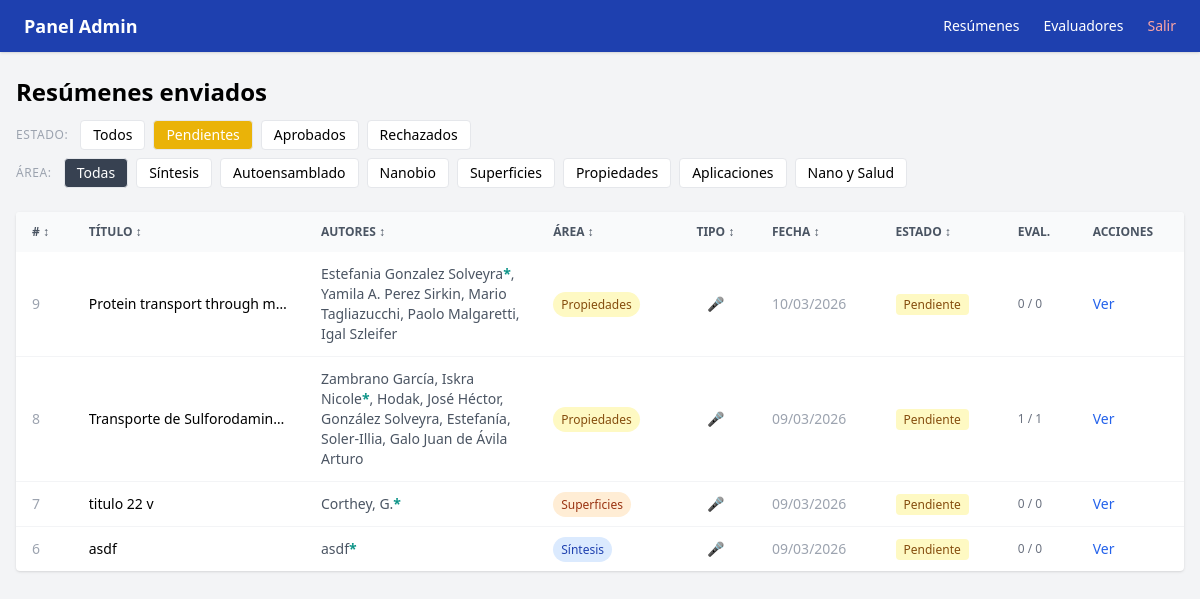
Screenshot of /admin?estado=pendiente&area=todas (signed in) with the database file from the repository.
### app/models.py (models this page shows)
class Abstract(Base):
    __tablename__ = "abstracts"
    id = Column(Integer, primary_key=True, index=True)
    titulo = Column(String, nullable=False)
    autor = Column(String, nullable=False)
    afiliacion = Column(String, nullable=False)
    email_autor = Column(String, nullable=False)
    contenido_html = Column(Text, nullable=False)
    presentacion_oral = Column(Integer, default=0)  # 1 = sí
    estado = Column(Enum(EstadoEnum), default=EstadoEnum.pendiente)
    fecha_envio = Column(DateTime, default=datetime.utcnow)
    reviews = relationship("Review", back_populates="abstract")
    asignaciones = relationship("Asignacion", back_populates="abstract")
    autores = relationship("Autor", back_populates="abstract", order_by="Autor.orden")
    afiliaciones = relationship("Afiliacion", back_populates="abstract", order_by="Afiliacion.orden")
    area_tematica = Column(String, nullable=True)
    referencias_html = Column(Text, nullable=True)

class Autor(Base):
    __tablename__ = "autores"
    id = Column(Integer, primary_key=True, index=True)
    abstract_id = Column(Integer, ForeignKey("abstracts.id"), nullable=False)
    nombre = Column(String, nullable=False)
    orden = Column(Integer, nullable=False)
    es_presentador = Column(Integer, default=0)  # 1 = sí
    afiliaciones_ids = Column(String, nullable=True)  # ej: "1,2"
    abstract = relationship("Abstract", back_populates="autores")

### app/main.py (the view)
@app.get("/admin", response_class=HTMLResponse)
@app.get("/admin", response_class=HTMLResponse)
def admin_abstracts(
    request: Request,
    estado: str = "todos",
    area: str = "todas",
    current_user: models.User = Depends(require_admin),
    db: Session = Depends(get_db)
):
    query = db.query(models.Abstract)
    if estado != "todos":
        query = query.filter(models.Abstract.estado == estado)
    if area != "todas":
        query = query.filter(models.Abstract.area_tematica == area)
    abstracts = query.order_by(models.Abstract.fecha_envio.desc()).all()
    return templates.TemplateResponse("admin/abstracts.html", {
        "request": request,
        "abstracts": abstracts,
        "estado_filtro": estado,
        "area_filtro": area,
        "current_user": current_user
    })

### app/templates/admin/abstracts.html (shortened to what this page needs)
{% extends "admin/base.html" %}
{% block content %}
<div class="mb-6">
    <div class="flex items-center justify-between mb-3">
        <h1 class="text-2xl font-bold">Resúmenes enviados</h1>
    </div>
    <div class="flex flex-wrap gap-2 text-sm mb-2">
        <span class="text-gray-400 text-xs self-center uppercase tracking-wider mr-1">Estado:</span>
        <a href="?estado=todos&area={{ area_filtro }}" class="px-3 py-1 rounded border {% if estado_filtro == 'todos' %}bg-blue-600 text-white{% else %}bg-white{% endif %}">Todos</a>
        <a href="?estado=pendiente&area={{ area_filtro }}" class="px-3 py-1 rounded border {% if estado_filtro == 'pendiente' %}bg-yellow-500 text-white{% else %}bg-white{% endif %}">Pendientes</a>
        <a href="?estado=aprobado&area={{ area_filtro }}" class="px-3 py-1 rounded border {% if estado_filtro == 'aprobado' %}bg-green-600 text-white{% else %}bg-white{% endif %}">Aprobados</a>
        <a href="?estado=rechazado&area={{ area_filtro }}" class="px-3 py-1 rounded border {% if estado_filtro == 'rechazado' %}bg-red-600 text-white{% else %}bg-white{% endif %}">Rechazados</a>
    </div>
    <div class="flex flex-wrap gap-2 text-sm">
        <span class="text-gray-400 text-xs self-center uppercase tracking-wider mr-1">Área:</span>
        <a href="?estado={{ estado_filtro }}&area=todas" class="px-3 py-1 rounded border {% if area_filtro == 'todas' %}bg-gray-700 text-white{% else %}bg-white{% endif %}">Todas</a>
        <a href="?estado={{ estado_filtro }}&area=1" class="px-3 py-1 rounded border {% if area_filtro == '1' %}bg-blue-500 text-white{% else %}bg-white{% endif %}">Síntesis</a>
        <a href="?estado={{ estado_filtro }}&area=2" class="px-3 py-1 rounded border {% if area_filtro == '2' %}bg-purple-500 text-white{% else %}bg-white{% endif %}">Autoensamblado</a>
        <a href="?estado={{ estado_filtro }}&area=3" class="px-3 py-1 rounded border {% if area_filtro == '3' %}bg-green-500 text-white{% else %}bg-white{% endif %}">Nanobio</a>
        <a href="?estado={{ estado_filtro }}&area=4" class="px-3 py-1 rounded border {% if area_filtro == '4' %}bg-orange-500 text-white{% else %}bg-white{% endif %}">Superficies</a>
        <a href="?estado={{ estado_filtro }}&area=5" class="px-3 py-1 rounded border {% if area_filtro == '5' %}bg-yellow-500 text-white{% else %}bg-white{% endif %}">Propiedades</a>
        <a href="?estado={{ estado_filtro }}&area=6" class="px-3 py-1 rounded border {% if area_filtro == '6' %}bg-teal-500 text-white{% else %}bg-white{% endif %}">Aplicaciones</a>
        <a href="?estado={{ estado_filtro }}&area=7" class="px-3 py-1 rounded border {% if area_filtro == '7' %}bg-red-500 text-white{% else %}bg-white{% endif %}">Nano y Salud</a>
    </div>
</div>
{% if abstracts %}
<div class="bg-white rounded shadow overflow-x-auto">
    <table class="text-sm" id="tabla-abstracts" style="min-width: 800px; width: 100%;">
        <thead class="bg-gray-50 text-gray-600 uppercase text-xs">
            <tr>
                <th class="px-4 py-3 text-left cursor-pointer hover:bg-gray-100 select-none" onclick="sortTable(0)"># <span class="sort-icon">↕</span></th>
                <th class="px-4 py-3 text-left cursor-pointer hover:bg-gray-100 select-none" onclick="sortTable(1)">Título <span class="sort-icon">↕</span></th>
                <th class="px-4 py-3 text-left cursor-pointer hover:bg-gray-100 select-none" onclick="sortTable(2)">Autores <span class="sort-icon">↕</span></th>
                <th class="px-4 py-3 text-left cursor-pointer hover:bg-gray-100 select-none" onclick="sortTable(3)">Área <span class="sort-icon">↕</span></th>
                <th class="px-4 py-3 text-center cursor-pointer hover:bg-gray-100 select-none" onclick="sortTable(4)">Tipo <span class="sort-icon">↕</span></th>
                <th class="px-4 py-3 text-left cursor-pointer hover:bg-gray-100 select-none" onclick="sortTable(5)">Fecha <span class="sort-icon">↕</span></th>
                <th class="px-4 py-3 text-left cursor-pointer hover:bg-gray-100 select-none" onclick="sortTable(6)">Estado <span class="sort-icon">↕</span></th>
                <th class="px-4 py-3 text-left">Eval.</th>
                <th class="px-4 py-3 text-left">Acciones</th>
            </tr>
        </thead>
        <tbody class="divide-y divide-gray-100">
            {% for a in abstracts %}
            {% set area_info = {
                '1': ('Síntesis', 'bg-blue-100 text-blue-800'),
                '2': ('Autoensamblado', 'bg-purple-100 text-purple-800'),
                '3': ('Nanobio', 'bg-green-100 text-green-800'),
                '4': ('Superficies', 'bg-orange-100 text-orange-800'),
                '5': ('Propiedades', 'bg-yellow-100 text-yellow-800'),
                '6': ('Aplicaciones', 'bg-teal-100 text-teal-800'),
                '7': ('Nano y Salud', 'bg-red-100 text-red-800'),
            } %}
            {% set info = area_info.get(a.area_tematica, ('—', 'bg-gray-100 text-gray-500')) %}
            <tr class="hover:bg-gray-50">
                <td class="px-4 py-3 text-gray-400">{{ a.id }}</td>
                <td class="px-4 py-3 font-medium" style="max-width: 200px;">
                    <div class="truncate">{{ a.titulo | striptags }}</div>
                </td>
                <td class="px-4 py-3 text-gray-600" style="max-width: 200px;">
                    {% for autor in a.autores %}
                        <span>{{ autor.nombre }}{% if autor.es_presentador %}<span class="text-teal-600 font-bold" title="Presenta">*</span>{% endif %}{% if not loop.last %}, {% endif %}</span>
                    {% endfor %}
                </td>
                <td class="px-4 py-3">
                    <span class="px-2 py-1 rounded-full text-xs font-medium {{ info[1] }}">{{ info[0] }}</span>
                </td>
                <td class="px-4 py-3 text-center">
                    {% if a.presentacion_oral %}
                        <span class="text-teal-600" title="Solicita presentación oral">🎤</span>
                    {% else %}
                        <span class="text-gray-400" title="Solo póster">📋</span>
                    {% endif %}
                </td>
                <td class="px-4 py-3 text-gray-400 whitespace-nowrap">{{ a.fecha_envio.strftime('%d/%m/%Y') }}</td>
                <td class="px-4 py-3 whitespace-nowrap">
                    {% if a.estado.value == 'pendiente' %}
                        <span class="bg-yellow-100 text-yellow-800 px-2 py-0.5 rounded text-xs">Pendiente</span>
                    {% elif a.estado.value == 'aprobado' %}
                        <span class="bg-green-100 text-green-800 px-2 py-0.5 rounded text-xs">Aprobado</span>
                    {% else %}
                        <span class="bg-red-100 text-red-800 px-2 py-0.5 rounded text-xs">Rechazado</span>
                    {% endif %}
                </td>
                <td class="px-4 py-3 text-gray-500 text-xs whitespace-nowrap">{{ a.asignaciones | length }} / {{ a.reviews | length }}</td>
                <td class="px-4 py-3">
                    <a href="/admin/abstracts/{{ a.id }}" class="text-blue-600 hover:underline">Ver</a>
                </td>
            </tr>
            {% endfor %}
        </tbody>
    </table>
</div>
{% else %}
<div class="bg-white rounded shadow p-8 text-center text-gray-400">
    No hay resúmenes con este filtro.
</div>
{% endif %}
{% endblock %}

### rows the page displays
Abstract: id "9", titulo "Protein transport through m…", info "Propiedades", fecha_envio "10/03/2026", estado "Pendiente", asignaciones|length "0", reviews|length "0"
Autor: nombre "Estefania Gonzalez Solveyra"
Autor: nombre "Yamila A. Perez Sirkin"
Autor: nombre "Mario Tagliazucchi"
Autor: nombre "Paolo Malgaretti"
Autor: nombre "Igal Szleifer"
Abstract: id "8", titulo "Transporte de Sulforodamin…", info "Propiedades", fecha_envio "09/03/2026", estado "Pendiente", asignaciones|length "1", reviews|length "1"
Autor: nombre "Zambrano García, Iskra Nicole"
Autor: nombre "Hodak, José Héctor"
Autor: nombre "González Solveyra, Estefanía"
Autor: nombre "Soler-Illia, Galo Juan de Ávila Arturo"
Abstract: id "7", titulo "titulo 22 v", info "Superficies", fecha_envio "09/03/2026", estado "Pendiente", asignaciones|length "0", reviews|length "0"
Autor: nombre "Corthey, G."
Abstract: id "6", titulo "asdf", info "Síntesis", fecha_envio "09/03/2026", estado "Pendiente", asignaciones|length "0", reviews|length "0"
Autor: nombre "asdf"
